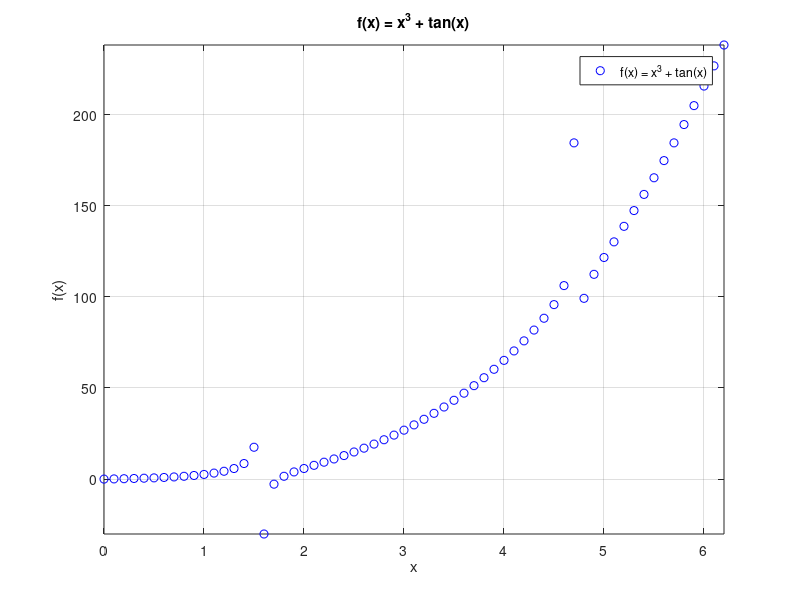
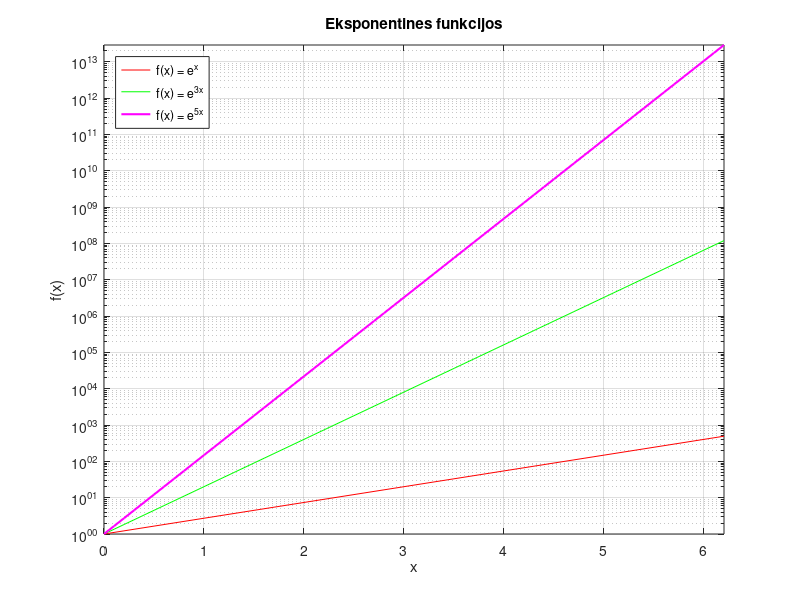
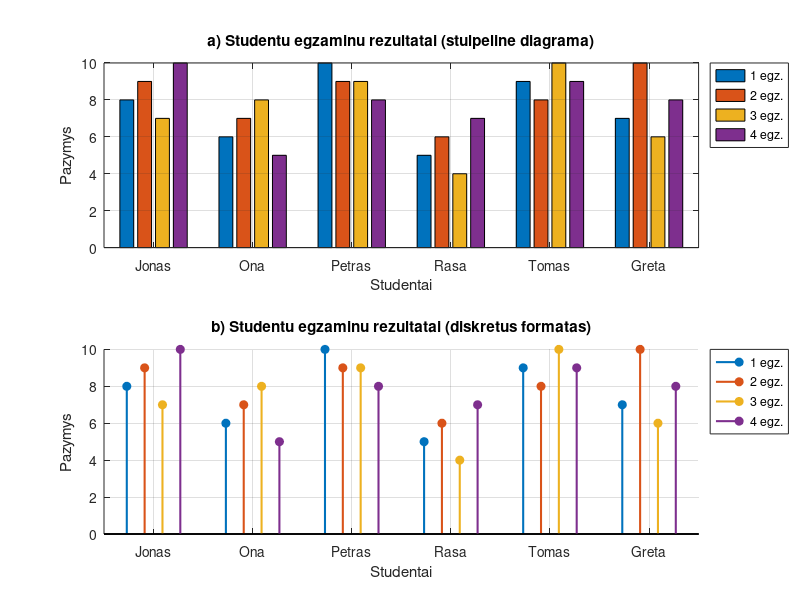

These charts were generated, in order, by the following MATLAB code:
%% 2026-09-27 Variantas 2 Jorūnė Paslavičiūtė
% 3 LD. Rezultatu grafinis 2D atvaizdavimas. 1 ir 2 uzduotys
clc; clear; close all;


%% ===== 1 UZDUOTIS. Dvimatis grafiku vaizdavimas =====
%% a) f(x) = x^3 + tan(x), x nuo 0 iki 2*pi, zingsnis 0.1
x  = 0:0.1:2*pi;
f1 = x.^3 + tan(x);

figure('Name', '1a uzduotis');
plot(x, f1, 'bo');                          % melyna spalva, "o" markeriai
title('f(x) = x^3 + tan(x)');
xlabel('x');
ylabel('f(x)');
legend('f(x) = x^3 + tan(x)', 'Location', 'best');
axis([min(x) max(x) min(f1) max(f1)]);      % asiu ribos pagal min/max reiksmes
grid on;

%% b) f(x) = e^x, e^(3x), e^(5x) - antrame grafiniame lange
f2 = exp(x);
f3 = exp(3*x);
f4 = exp(5*x);

figure('Name', '1b uzduotis');
% e^(5x) auga labai greitai (iki ~1e13), todel naudojama logaritmine y asis,
% kad visos trys funkcijos butu matomos
semilogy(x, f2, 'r-', x, f3, 'g-', x, f4, 'm-', 'LineWidth', 1.5);
title('Eksponentines funkcijos');
xlabel('x');
ylabel('f(x)');
legend('f(x) = e^x', 'f(x) = e^{3x}', 'f(x) = e^{5x}', 'Location', 'northwest');
ymin = min([f2 f3 f4]);
ymax = max([f2 f3 f4]);
axis([min(x) max(x) ymin ymax]);
grid on;



%% ===== 2 UZDUOTIS. Specializuotu grafiku kurimas =====
%% 2a) 6 studentai x 4 egzaminai - ivertinimu matrica 6x4
vardai = {'Jonas', 'Ona', 'Petras', 'Rasa', 'Tomas', 'Greta'};
egzam  = {'1 egz.', '2 egz.', '3 egz.', '4 egz.'};

paz = [ 8  9  7 10;
        6  7  8  5;
       10  9  9  8;
        5  6  4  7;
        9  8 10  9;
        7 10  6  8];

[nStud, nEgz] = size(paz);

figure('Name', '2 uzduotis');

% --- Pirmasis grafikas: vertikali stulpeline diagrama ---
subplot(2, 1, 1);
bar(paz);                                   % grupuoti stulpeliai
title('a) Studentu egzaminu rezultatai (stulpeline diagrama)');
xlabel('Studentai');
ylabel('Pazymys');
set(gca, 'XTick', 1:nStud, 'XTickLabel', vardai);   % studentu vardai
legend(egzam, 'Location', 'northeastoutside');
axis([0.5 nStud+0.5 0 10]);                 % y asis nuo 0 iki 10
grid on;

% --- Antrasis grafikas: diskretus formatas (stem) ---
% kiekvienas egzaminas pastumiamas per maza atstuma, kad butu matomas
% kiekvienas duomenu elementas
subplot(2, 1, 2);
hold on;
spalvos = lines(nEgz);
poslinkis = linspace(-0.27, 0.27, nEgz);
for k = 1:nEgz
    stem((1:nStud) + poslinkis(k), paz(:, k), 'filled', ...
         'Color', spalvos(k, :), 'LineWidth', 1.5);
end
hold off;
title('b) Studentu egzaminu rezultatai (diskretus formatas)');
xlabel('Studentai');
ylabel('Pazymys');
set(gca, 'XTick', 1:nStud, 'XTickLabel', vardai);
legend(egzam, 'Location', 'northeastoutside');
axis([0.5 nStud+0.5 0 10]);
grid on;
